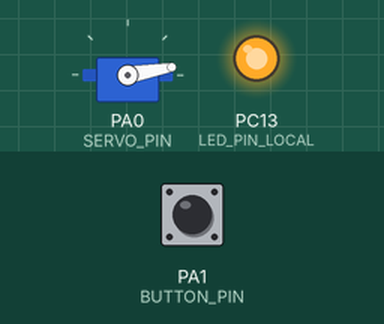
The program below on a simulated STM32 Blue Pill. On the bench: servo, output pins drawn as LEDs (lit = HIGH). Wiring (inferred from the names in the program): servo: signal PA0. The inputs (shaded band) are chosen by the test bench; at power-on: PA1 (BUTTON_PIN) HIGH. The local clock reads 2024-03-15 10:24:30 at power-on unless the program sets it; servo pulses on a pin are drawn as a servo (544–2400 µs = 0–180°); pins used as bus, display or sensor lines are not drawn; what the program prints to the serial monitor is not drawn.

Above: at 1.2 s.
1.3 s: PA1 (BUTTON_PIN) pulled LOW for 0.15 s
At 2.2 s:
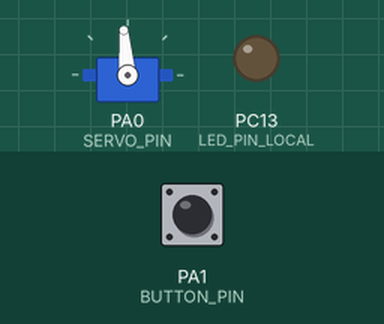
4.0 s: PA1 (BUTTON_PIN) pulled LOW for 3.2 s
At 8.5 s:
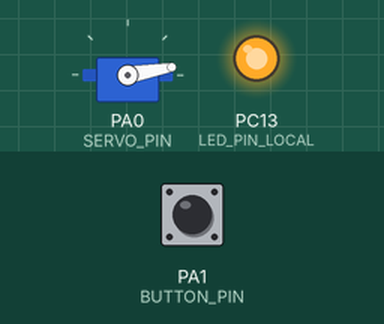
Timing chart, 0 to 10.0 s (numbered marks = the images above; inputs shaded):
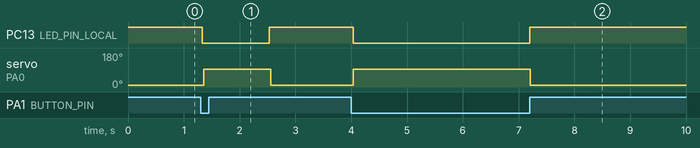

The program:

main.cpp
```cpp
#include <Arduino.h>
#include <Wire.h>
#include <RTClib.h>

// 已按蓝药丸引脚表规划：I2C1 PB6/PB7，舵机信号 PA0，按键 PA1
constexpr uint8_t SERVO_PIN = PA0;
constexpr uint8_t BUTTON_PIN = PA1;
constexpr uint8_t LED_PIN_LOCAL = PC13; // 低电平点亮
constexpr uint8_t OPEN_ANGLE = 95;
constexpr uint8_t CLOSED_ANGLE = 10;
constexpr uint32_t DISPENSE_MS = 1200;

// 改成实际喂食时间，例如 7:00 和 19:00
constexpr uint8_t MORNING_HOUR = 7;
constexpr uint8_t MORNING_MINUTE = 0;
constexpr uint8_t EVENING_HOUR = 19;
constexpr uint8_t EVENING_MINUTE = 0;

RTC_DS3231 rtc;
int lastAutomaticDay = -1;
bool dispensing = false;
uint32_t dispenseStarted = 0;
bool lastButton = HIGH;
uint32_t lastButtonChange = 0;
uint32_t lastServoPulse = 0;
uint16_t servoPulseUs = 1000;

uint16_t angleToPulse(uint8_t angle) {
  return map(angle, 0, 180, 500, 2500);
}

void setGateAngle(uint8_t angle) {
  servoPulseUs = angleToPulse(angle);
}

void refreshServo() {
  // 舵机通常每约20ms接收一次高电平脉冲
  if (micros() - lastServoPulse >= 20000) {
    lastServoPulse = micros();
    digitalWrite(SERVO_PIN, HIGH);
    delayMicroseconds(servoPulseUs);
    digitalWrite(SERVO_PIN, LOW);
  }
}

void startDispense(const char* reason) {
  if (dispensing) return;
  Serial.print("出粮: "); Serial.println(reason);
  setGateAngle(OPEN_ANGLE);
  dispensing = true;
  dispenseStarted = millis();
  digitalWrite(LED_PIN_LOCAL, LOW);
}

void finishDispense() {
  setGateAngle(CLOSED_ANGLE);
  dispensing = false;
  digitalWrite(LED_PIN_LOCAL, HIGH);
  Serial.println("舱门关闭");
}

void checkButton() {
  bool now = digitalRead(BUTTON_PIN);
  if (now != lastButton) {
    lastButtonChange = millis();
    lastButton = now;
  }
  if (now == LOW && millis() - lastButtonChange > 30) {
    startDispense("手动按键");
    while (digitalRead(BUTTON_PIN) == LOW) {
      refreshServo();
      delay(1);
    }
    lastButton = HIGH;
  }
}

void checkSchedule(const DateTime& now) {
  bool morning = now.hour() == MORNING_HOUR && now.minute() == MORNING_MINUTE;
  bool evening = now.hour() == EVENING_HOUR && now.minute() == EVENING_MINUTE;
  if ((morning || evening) && now.day() != lastAutomaticDay) {
    lastAutomaticDay = now.day();
    startDispense(morning ? "早餐定时" : "晚餐定时");
  }
}

void setup() {
  pinMode(BUTTON_PIN, INPUT_PULLUP);
  pinMode(SERVO_PIN, OUTPUT);
  pinMode(LED_PIN_LOCAL, OUTPUT);
  digitalWrite(LED_PIN_LOCAL, HIGH);
  Serial.begin(115200);
  Wire.begin(); // PB7 SDA / PB6 SCL（Arduino STM32 默认 I2C1）
  if (!rtc.begin()) {
    Serial.println("错误：找不到 DS3231，先检查接线");
  }
  // 首次使用时取消下一行注释并烧录一次，再注释回去重新烧录，避免每次重启重置时间。
  // rtc.adjust(DateTime(F(__DATE__), F(__TIME__)));
  setGateAngle(CLOSED_ANGLE);
  Serial.println("自动喂食器启动");
}

void loop() {
  refreshServo();
  if (dispensing && millis() - dispenseStarted >= DISPENSE_MS) finishDispense();
  checkButton();
  DateTime now = rtc.now();
  checkSchedule(now);
  delay(2);
}
```

Measured:
- after the input at 1.3 s, PC13 (LED_PIN_LOCAL): HIGH → LOW at once, → HIGH 1.2 s later; servo on PA0 (SERVO_PIN): 10° → 95° after 0.06 s, → 10° 1.2 s later
- after the input at 4.0 s, PC13 (LED_PIN_LOCAL): HIGH → LOW at once, → HIGH 3.2 s later; servo on PA0 (SERVO_PIN): 10° → 95° at once, → 10° 3.2 s later
